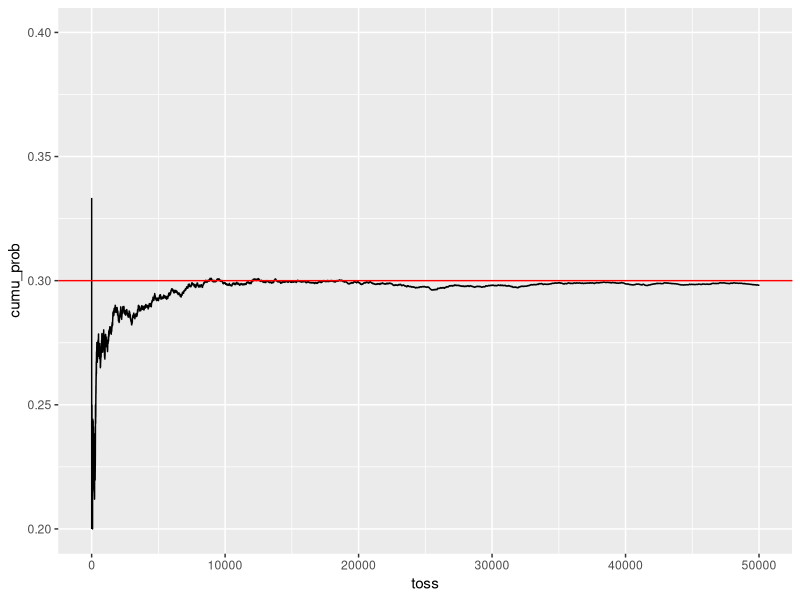
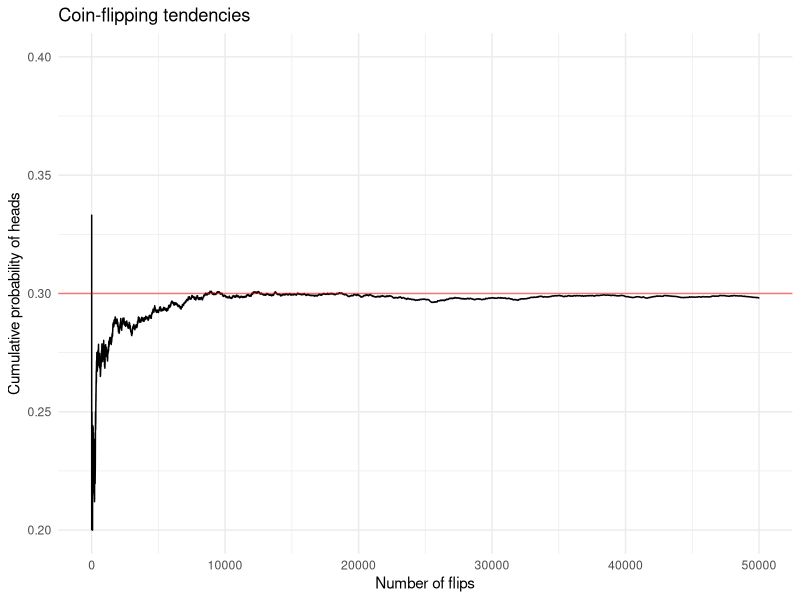
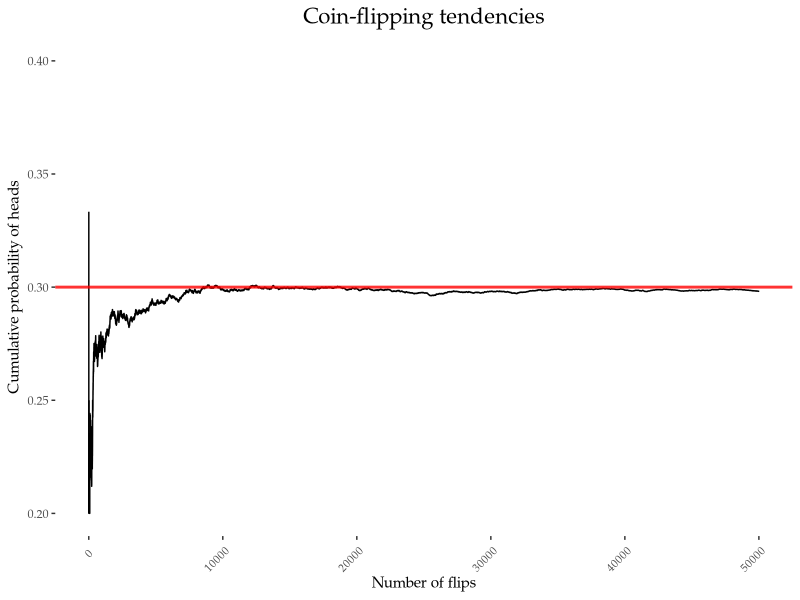
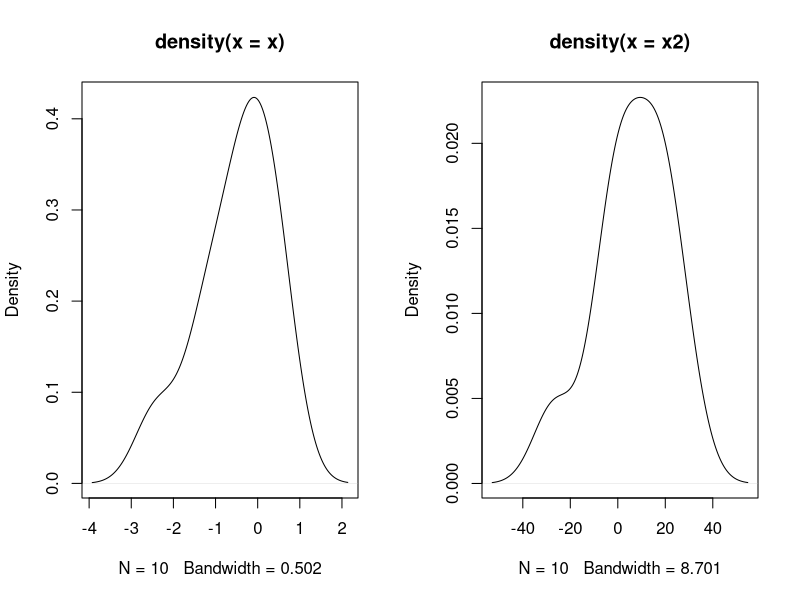
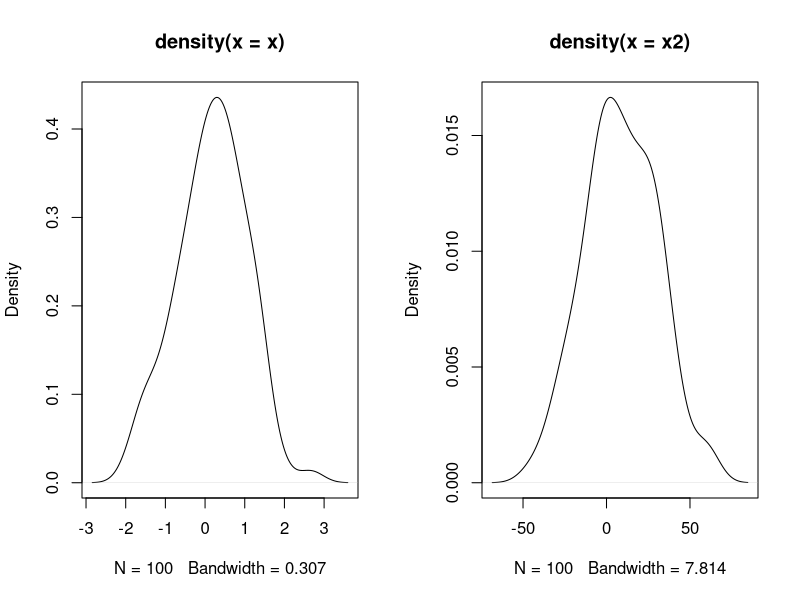
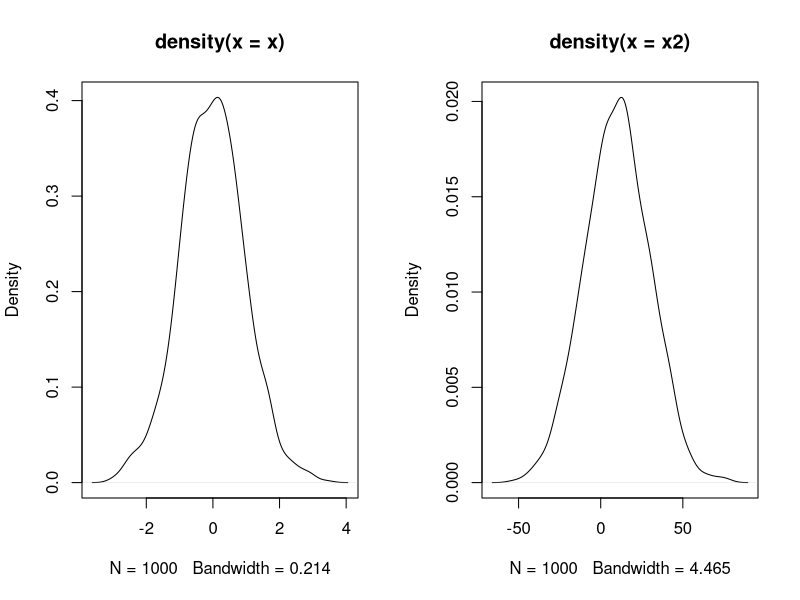
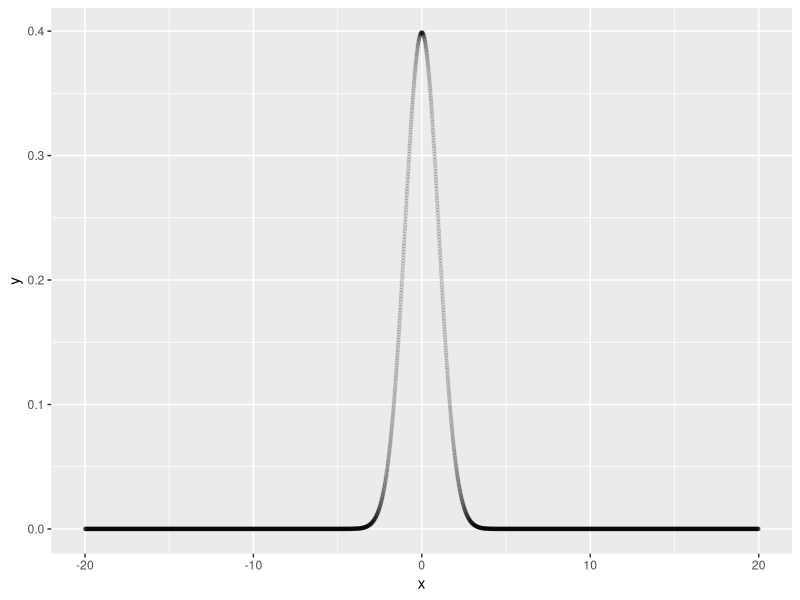
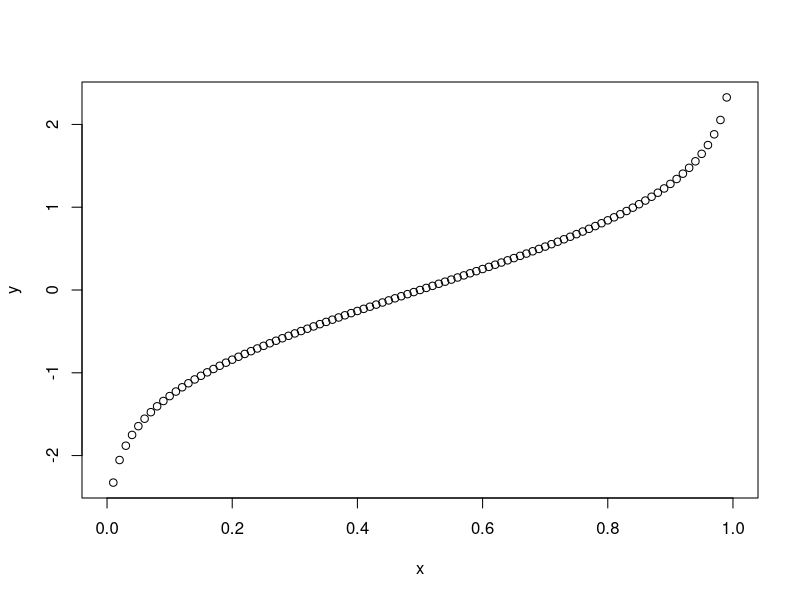

Reproduce these figures in R, in order.
# POLITSC 7551, Fall 2016
# Instructor: Jan Pierskalla
# Thanks to Jacob Montgomery for sharing his original R scripts!
# Modified Fall 2018, Adam Lauretig


####################################################
# Probability and Probability Distributions
####################################################
library(ggplot2)
# Law of Large Numbers 

set.seed(1212) # sets the random number generator
n <- 50000  # number of coin flips we want to simulate
p <- 0.3 # probability of head
# flip 50000 coins and store the result
x <- sample(x = 0:1, size = n, replace = TRUE, prob = c(1 - p, p))
s <- cumsum(x) # creates a vector that counts the running number of heads
r <- s/(1:n) # calculates the percentage of heads after trial i

# let's plot this out, using ggplot
# first, we'll need to put our data in a data.frame 

coin_df <- data.frame(toss = 1:n, cumu_prob = r)

# now, we'll use ggplot, where we first name our data.frame, 
# and then, in aes() tell it x & y. let's also, add a line for the "true" 
# probability, and change our axes slightly
ggplot(data = coin_df, aes(x = toss, y = cumu_prob)) + 
  geom_line() + geom_hline(yintercept = p, color = "red") + 
  xlim(0, nrow(coin_df)) + ylim(p - .1, p + .1)


# that plot was functional, let's make this look nice, using themes:
ggplot(data = coin_df, aes(x = toss, y = cumu_prob)) + 
  geom_line() + geom_hline(yintercept = p, alpha = .5, color = "red") + 
  theme_minimal() + xlim(0, nrow(coin_df)) + ylim(p - .1, p + .1) + 
  labs(title = "Coin-flipping tendencies", x = "Number of flips", 
    y = "Cumulative probability of heads")

# we can even customize this even more, changing the font, and making it super minimalist:
ggplot(data = coin_df, aes(x = toss, y = cumu_prob)) + 
  geom_line() + geom_hline(yintercept = p, alpha = .8, color = "red", lwd = 1) + 
  xlim(0, nrow(coin_df)) + ylim(p - .1, p + .1) + 
  labs(title = "Coin-flipping tendencies", x = "Number of flips", 
    y = "Cumulative probability of heads") + 
  theme(panel.background =  element_blank(),  # remove box
    panel.grid.major =  element_blank(), # remove grid lines
    panel.grid.minor = element_blank(), # remove grid lines
    legend.key = element_blank(), # remove legend
    legend.title=element_blank(), #remove legend title 
    text = element_text(family = "Palatino"), # font for titles and axis lables
    axis.text.x = element_text(size=8, angle = 45, vjust = .75, hjust = .85), # rotate x-axis labels
    axis.line = element_blank(), # no bold axis lines
    plot.title = element_text(size=16, hjust = .5), #bigger title, moved to the middle
    strip.background =  element_blank()) 

# generate random variables

x <- rnorm(1)
x

x <- rnorm(1,mean=10, sd=20)
x

x <- rnorm(10)
x2 <- rnorm(10,mean=10, sd=20)
par(mfrow = c(1, 2)) 
plot(density(x))
plot(density(x2))

x <- rnorm(100)
x2 <- rnorm(100,mean=10, sd=20)
par(mfrow=c(1,2))
plot(density(x))
plot(density(x2))

x <- rnorm(1000)
x2 <- rnorm(1000,mean=10, sd=20)
par(mfrow=c(1,2))
plot(density(x))
plot(density(x2))

# theoretical normal density
par(mfrow=c(1,1))
dnorm(0.5,mean=5,sd=1) #value of the density/pdf at x

x <- seq(-20,20,by=.01)
y <- dnorm(x) 
ideal_density <- data.frame(x, y)
ggplot(data = ideal_density, aes(x, y)) + 
  geom_point(pch = 20, alpha = .1)
# pch argument sets the appearance of the points on the plot 

#####################################################################################
#1) Normal Table Values in R-calculating probability z is less/greater than some value

?pnorm #pnorm is a function which tells you the probability of finding a value 
#less than z (your input) under a normal distribution with given mean and sd (CDF)

pnorm(2, mean = 0, sd = 1) #.977 probability z is less than 2

1 - pnorm(2, mean = 0, sd = 1) #.022 probability z is > than 2
pnorm(2, mean = 0, sd = 1, lower.tail=F) #same thing
pnorm(0, mean = 0, sd = 1)
pnorm(0, mean = 0, sd = 1, lower.tail = FALSE)

#probability b/t 0 and 2
great0 <- 1 - pnorm(0, mean = 0, sd = 1) #probability greater than 0
less2 <- pnorm(2, mean = 0, sd = 1) #probability less than 2

less2-great0 #probability b/t 0 and 2
###############################################################################

qnorm(0.5) # reverse of the CDF, feed it a probability and it tells you the corresponding z-score
x <- seq(0,1,by=.01)
y <- qnorm(x)
plot(x,y)


?qnorm

qnorm(0.5)
qnorm(0.5, mean = 1)
qnorm(0.5, mean = 1, sd = 2)
qnorm(0.5, mean = 2, sd = 2)
qnorm(0.5, mean = 2, sd = 4)

qnorm(0.25, mean = 2, sd = 2)
pnorm(0.6510205, mean = 2, sd = 2)

# Getting critical z values for a given level of confidence (reverse of CDF)
# We will use this all the time for hypothesis testing

# What is the z-value for which there is a 0.005 probability
# of observing a z-score lower than that?
qnorm(0.005, mean = 0, sd = 1) 
# What is the z-value for which there is a 0.005 probability
# of observing a z-score higher than that?
qnorm(0.005, mean = 0, sd = 1, lower.tail=FALSE)   



# there are other random variables. Check out:
# rbinom()
# runif()
# rpois()
# rgamma()
sum(rbinom(n = 100, size = 1, .5))
#quantile function for a chi-squared distribution with 4 degrees of freedom
qchisq(.9, df = 4)
chi <- rchisq(5000, df = 4)
plot(density(chi))

#probability mass function for a Poisson distribution with intensity parameter 9
dpois(5,lambda = 9)
d <- rpois(5000, lambda = 9)
plot(density(d))



#################################################################################


